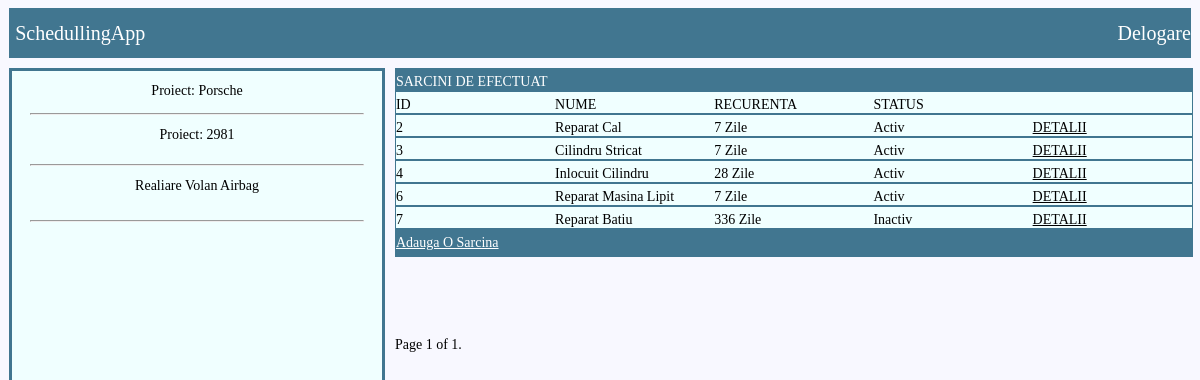
The page /projects/project_details/1/ (signed in) on the database as committed earlier.
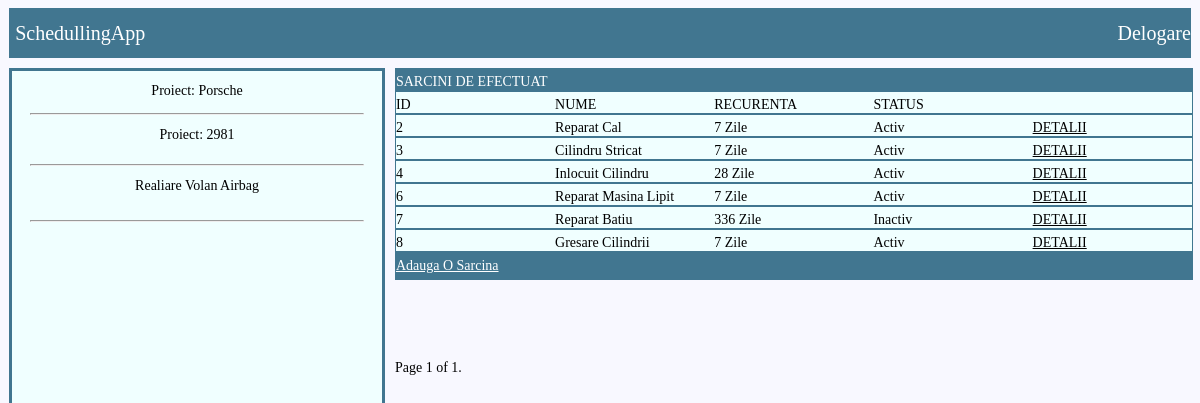
The same page on the database as committed later.
### EVENTS/models.py (models this page shows, shortened)
class Eveniment_Template(models.Model):
	nume = models.CharField(max_length=100)
	proiect=models.ForeignKey(Proiect,related_name='evenimente',on_delete=models.CASCADE,null=True, blank=True)
	responsabil=models.ForeignKey(User,related_name='eveniment_temp',on_delete=models.CASCADE)
	activitati_necesare=models.TextField(max_length=300)
	CHOICES=[('saptamanal', 'saptamanal') , ('lunar','lunar') , ('anual','anual') , ('2ani','2ani') ]
	recurenenta=models.CharField(choices=CHOICES,max_length=100)
	recurenenta_zile=models.IntegerField()
	zile_executie=models.IntegerField()
	an_choice=[(2022,2022),(2023,2023),(2024,2024),(2025,2025),(2026,2026),]
	luna_choice=[(1,1),(2,2),(3,3),(4,4),(5,5),(6,6),(7,7),(8,8),(9,9),(10,10),(11,11),(12,12)]
	zi_choice=[(1,1),(2,2),(3,3),(4,4),(5,5),(6,6),(7,7),(8,8),(9,9),(10,10),(11,11),(12,12),(13,13),(14,14),(15,15),(16,16),(17,17),(18,18),(19,19),(20,20),(21,21),(22,22),(23,23),(24,24),(25,25),(26,26),(27,27),(28,28)]
	an_incepere=models.IntegerField(choices=an_choice)
	luna_incepere=models.IntegerField(choices=luna_choice)
	zi_incepere=models.IntegerField(choices=zi_choice)
	data_initiere=models.DateField(null=True)
	status=models.BooleanField()

### PROJECTS/views.py (the view)
# urls.py: path('project_details/<int:pk>/',PROJECTS_VIEWS.project_details,name='project_details'),
@login_required
def project_details(request,pk):
	proiect_querry=Proiect.objects.get(pk=pk)
	eveniment_template_querry_req=Eveniment_Template.objects.filter(proiect=proiect_querry)
	paginator = Paginator(eveniment_template_querry_req, 20)
	page_number = request.GET.get('page')
	eveniment_template_querry = paginator.get_page(page_number)
	return render(request,'PROJECTS/proiect_detalii.html',{'proiect':proiect_querry,'eveniment_template':eveniment_template_querry})

### templates/PROJECTS/proiect_detalii.html (shortened to what this page needs)
{% extends 'PROJECTS/template.html' %}
{% block content %}
<div class="container_detalii">
<div class="container_left_detalii">
	<div class="nume">Proiect: {{proiect.nume}}</div>
	<hr/>
	<div class="ID">Proiect: {{proiect.id_proiect}}</div>
	<hr/>
	<div class="descriere">{{proiect.descriere}}</div>
	<hr/>
</div>
<div class="container_right_detalii">
		<div class="row_title_detalii">
			SARCINI DE EFECTUAT
		</div>
		<div class="row_detalii">
			<div class="column_id_ev">ID</div>
			<div class="column_nume_ev">NUME</div>
			<div class="column_recurenta_zile_ev">RECURENTA </div>
			<div class="column_status_ev">STATUS</div>
		</div>
		{% for eveniment in eveniment_template %}
		<div class="row_detalii">
			<div class="column_id_ev">{{eveniment.id}} </div>
			<div class="column_nume_ev">{{eveniment.nume}}</div>
			<div class="column_recurenta_zile_ev">{{eveniment.recurenenta_zile}} Zile </div>
			{% if eveniment.status == True %}
			<div class="column_status_ev">Activ</div>
			{% else %}
			<div class="column_status_ev">Inactiv</div>
			{% endif %}
			<div class="column_evenimente_ev"><a href="{% url 'EVENTS:detalii_eveniment_template' eveniment.pk %}">DETALII</a></div>
		</div>
		{% endfor %}
		<div class="row_footer_detalii">
			<a href="{% url 'EVENTS:eveniment_template_nou' proiect.pk  %}">Adauga O Sarcina </a>
		</div>
<div class="pagination">
    <span class="step-links">
        <span class="current">
            Page {{ eveniment_template.number }} of {{ eveniment_template.paginator.num_pages }}.
        </span>
    </span>
</div>
</div>
</div>
{% endblock %}

Rows that differ between the two databases and show on the page:
added Eveniment_Template: id "8", nume "Gresare Cilindrii", recurenenta_zile "7", status "Activ"
